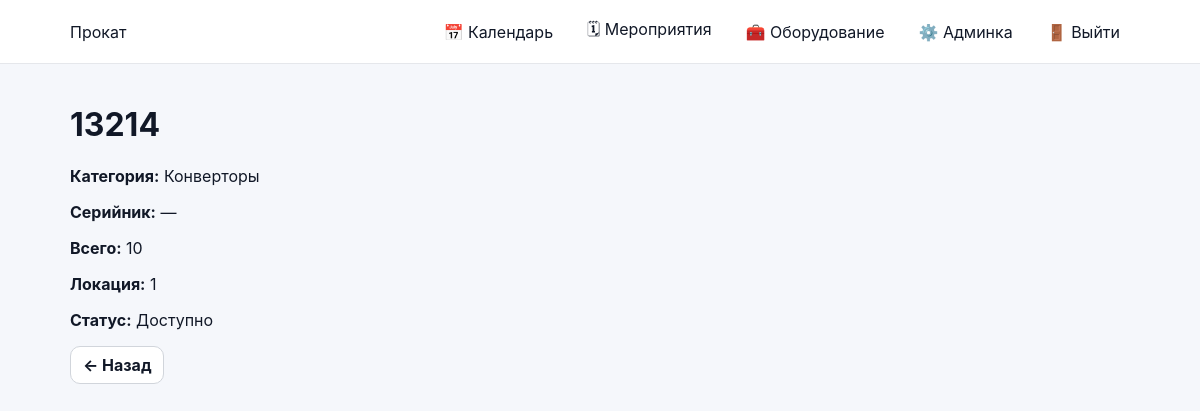
Before: /equipment/4/ (signed in) with the older database file.
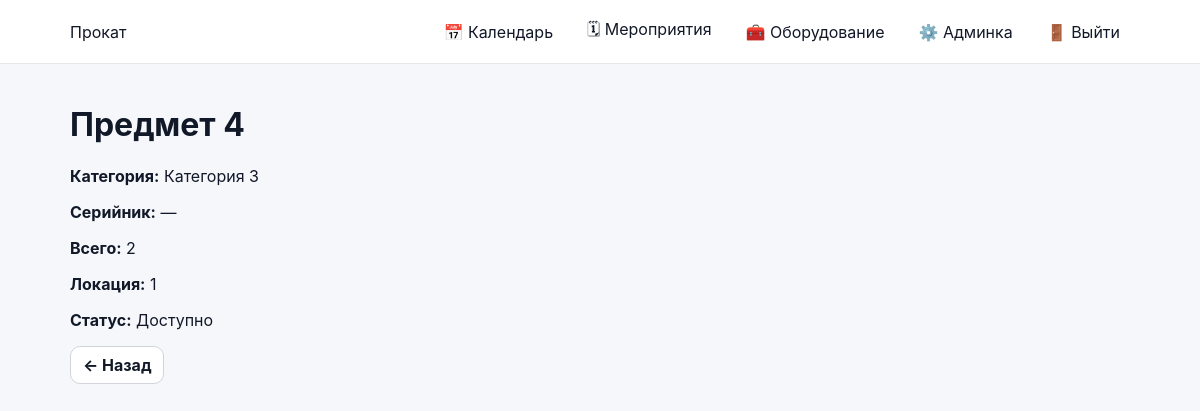
After: the same page with the newer database file.
### inventory/models.py (models this page shows, shortened)
class Equipment(models.Model):
    STATUS_CHOICES = (
        ('available', 'Доступно'),
        ('rented', 'В прокате'),
        ('broken', 'Неисправно'),
    )
    name = models.CharField(max_length=200)
    category = models.ForeignKey(
        EquipmentCategory,
        on_delete=models.PROTECT,
        related_name='equipment'
    )
    serial_number = models.CharField(max_length=100, blank=True, null=True)
    quantity_total = models.PositiveIntegerField()
    location = models.CharField(max_length=200, blank=True)
    status = models.CharField(max_length=20, choices=STATUS_CHOICES, default='available')
    notes = models.TextField(blank=True)

class EquipmentCategory(models.Model):
    name = models.CharField(max_length=100, unique=True)

### inventory/views.py (the view)
# urls.py: path('equipment/<int:equipment_id>/', equipment_detail_view, name='equipment_detail'),
@login_required
def equipment_detail_view(request, equipment_id):
    equipment = get_object_or_404(Equipment.objects.select_related('category'), id=equipment_id)
    return render(request, 'inventory/equipment_detail.html', {
        "equipment": equipment,
    })

### inventory/templates/inventory/equipment_detail.html (shortened to what this page needs)
{% extends "base.html" %}
{% block content %}
<h1>{{ equipment.name }}</h1>
<p><strong>Категория:</strong> {{ equipment.category.name }}</p>
<p><strong>Серийник:</strong> {{ equipment.serial_number|default:"—" }}</p>
<p><strong>Всего:</strong> {{ equipment.quantity_total }}</p>
<p><strong>Локация:</strong> {{ equipment.location|default:"—" }}</p>
<p><strong>Статус:</strong> {{ equipment.get_status_display }}</p>
<p style="margin-top:16px;">
    <a class="btn" href="{% url 'equipment_list' %}">← Назад</a>
</p>
{% endblock %}

Changed rows visible on the page:
changed Equipment "Доступно": name "13214" → "Предмет 4"; category.name "Конверторы" → "Категория 3"; quantity_total "10" → "2"
